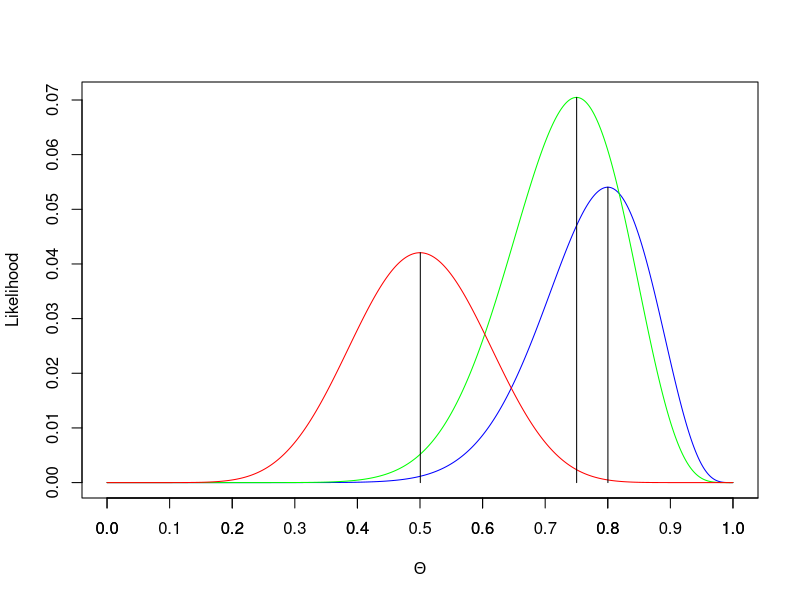
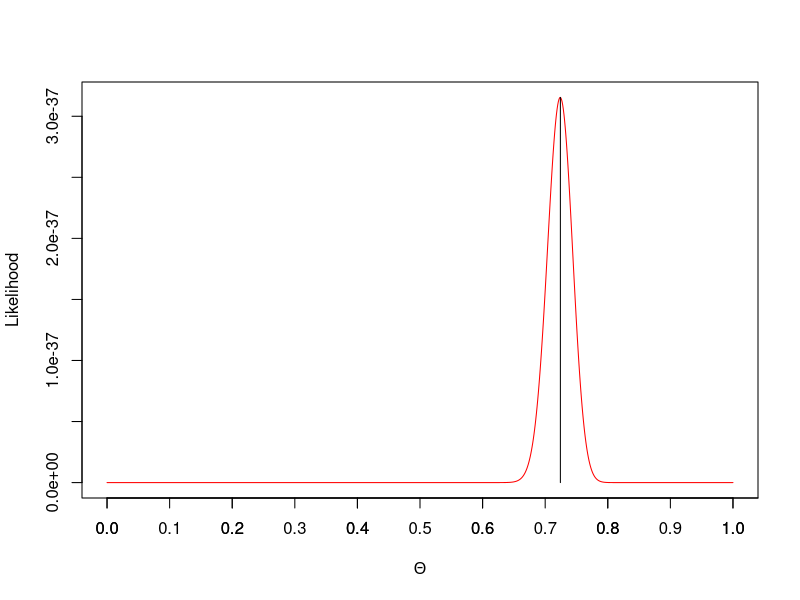

Here is the R script that generated these plots, in order:
# Script to generate likelihood plots for chapter 5.
# Plots are based on samples of bit-sequences of length 10
# Author: Philip Schulz

sequence_length = 10
sparse_samples = 2
dense_samples = 50
theta = 0.7

dense_data = rbinom(dense_samples, sequence_length, theta)
sparse_data1 = rbinom(sparse_samples, sequence_length, theta)
sparse_data2 = rbinom(sparse_samples, sequence_length, theta)
sparse_data3 = rbinom(sparse_samples, sequence_length, theta)

dense_likelihood = double()
sparse_likelihood1 = double()
sparse_likelihood2 = double()
sparse_likelihood3 = double()

params = seq(0,1,0.001)

for (param in params) { dense_likelihood = c(dense_likelihood, prod(dbinom(dense_data, sequence_length, param))) }
for (param in params) { sparse_likelihood1 = c(sparse_likelihood1, prod(dbinom(sparse_data1, sequence_length, param))) }
for (param in params) { sparse_likelihood2 = c(sparse_likelihood2, prod(dbinom(sparse_data2, sequence_length, param))) }
for (param in params) { sparse_likelihood3= c(sparse_likelihood3, prod(dbinom(sparse_data3, sequence_length, param))) }

dense_mode = max(dense_likelihood)
sparse_mode1 = max(sparse_likelihood1)
sparse_mode2 = max(sparse_likelihood2)
sparse_mode3 = max(sparse_likelihood3)
highest_mode = max(c(sparse_mode1, sparse_mode2, sparse_mode3))

dense_mode_idx = match(dense_mode, dense_likelihood)/length(params)
sparse_mode1_idx = match(sparse_mode1, sparse_likelihood1)/length(params)
sparse_mode2_idx = match(sparse_mode2, sparse_likelihood2)/length(params)
sparse_mode3_idx = match(sparse_mode3, sparse_likelihood3)/length(params)

png("sparse_likelihood.png", width=8, height=8, units="in", res=300)
plot(params, sparse_likelihood1, xlab=expression(Theta), ylab="Likelihood", type ="l", col="blue", ylim = c(0,highest_mode))
axis(1,at = seq(0,10,0.1))
lines(params, sparse_likelihood2, col="green")
lines(params, sparse_likelihood3, col="red")
segments(x0=sparse_mode1_idx, y0=0, x1=sparse_mode1_idx, sparse_mode1)
segments(x0=sparse_mode2_idx, y0=0, x1=sparse_mode2_idx, sparse_mode2)
segments(x0=sparse_mode3_idx, y0=0, x1=sparse_mode3_idx, sparse_mode3)
dev.off()

png("dense_likelihood.png", width=8, height=8, units="in", res=300)
plot(params, dense_likelihood, xlab=expression(Theta), ylab="Likelihood", type ="l", col="red")
axis(1,at = seq(0,10,0.1))
segments(x0=dense_mode_idx, y0=0, x1=dense_mode_idx, dense_mode)
dev.off()

